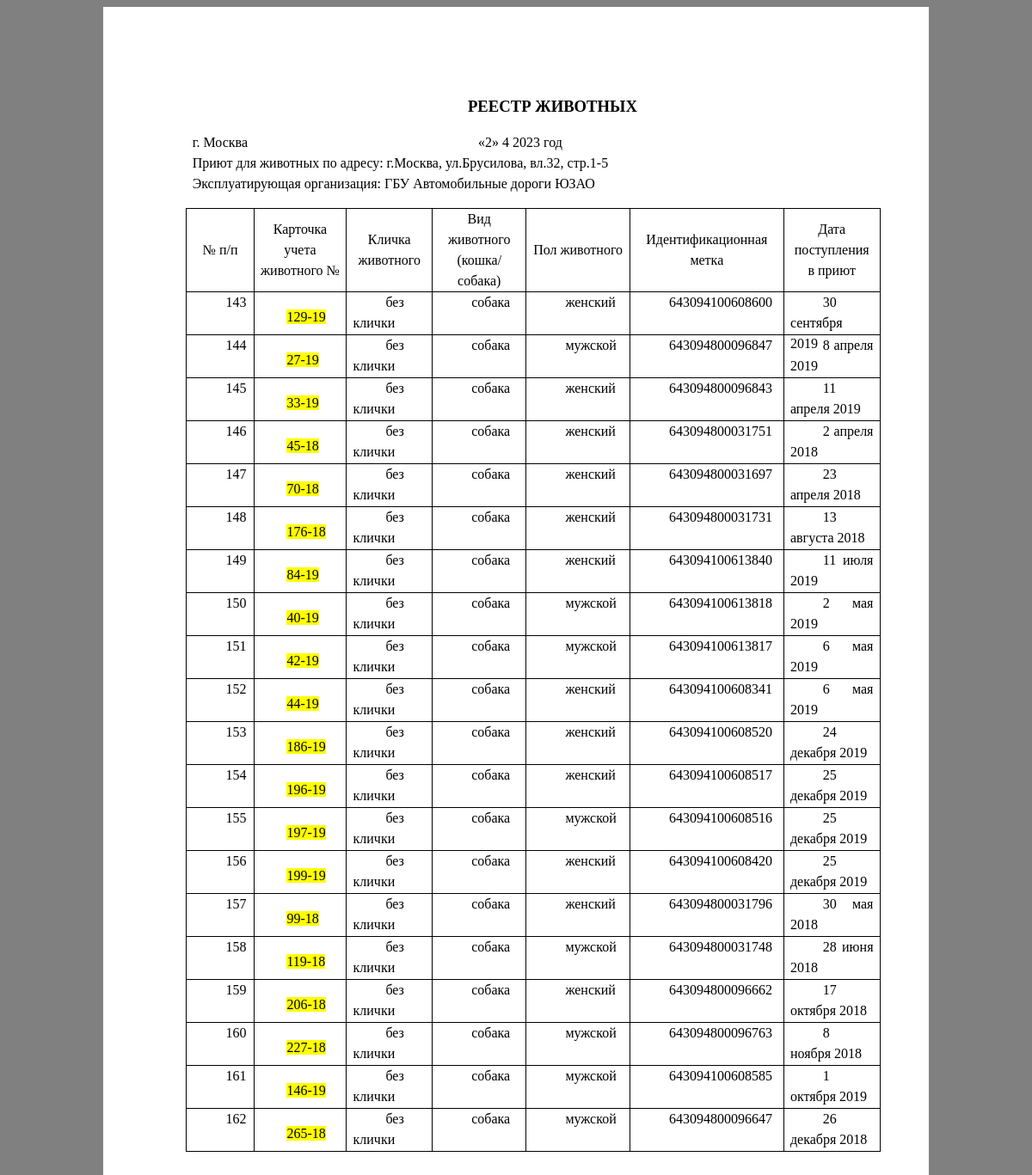
/pril4_for_brus.php, run on the app's committed database.
### pril4_for_brus.php (the view, shortened to what this page needs)
<html>
<?php
require_once('ConnectDB.php');
$sql = "SELECT * FROM `TABLE 1` WHERE `адрес приюта` LIKE '%Брусилова%' ";
$result = mysqli_query($connect, $sql);
?>
<head>
</head>
<body style="background-color:gray;">
	<div class="c24" style="width:800; height:1331; background-color:white;   margin: auto;">
		<p class="c22"><span class="c23">РЕЕСТР ЖИВОТНЫХ</span></p>
		<p class="c16" id="h.gjdgxs"><span class="c9"></span></p>
		<p class="c10"><span class="c3">г. Москва
		<?php
		$today = getdate();
		echo "«",$today['mday'],"»        ",$today['mon'],"       ",$today['year'],"  год";?></span></p>
		<p class="c10"><span class="c3"><?php
		echo	"Приют для животных по адресу: г.Москва, ул.Брусилова, вл.32, стр.1-5" ?></span></p>
		<p class="c10"><span class="c3"><?php
		echo "Эксплуатирующая организация: ГБУ Автомобильные дороги ЮЗАО" ?></span></p>
		<p class="c0"><span class="c3"></span></p><a id="t.43100d12c1eff6a5d3b3e8719d279bee0baf432d"></a><a id="t.0"></a>
		<table class="c5">
			<tbody>
				<tr class="c21">
					<td class="c15" colspan="1" rowspan="1">
						<p class="c14"><span class="c3">№ п/п</span></p>
					</td>
					<td class="c18" colspan="1" rowspan="1">
						<p class="c14"><span>Карточка учета животного №</span></p>
					</td>
					<td class="c20" colspan="1" rowspan="1">
						<p class="c14"><span class="c3">Кличка животного</span></p>
					</td>
					<td class="c17" colspan="1" rowspan="1">
						<p class="c14"><span class="c3">Вид животного (кошка/собака)</span></p>
					</td>
					<td class="c20" colspan="1" rowspan="1">
						<p class="c14"><span class="c3">Пол животного</span></p>
					</td>
					<td class="c19" colspan="1" rowspan="1">
						<p class="c14"><span class="c3">Идентификационная метка</span></p>
					</td>
					<td class="c20" colspan="1" rowspan="1">
						<p class="c14"><span class="c3">Дата поступления</span></p>
						<p class="c14"><span class="c3">в приют</span></p>
					</td>
				</tr>
				<?php while($row = mysqli_fetch_assoc($result)) {?>
				<tr class="c12">
					<td class="c13" colspan="1" rowspan="1">
						<p class="c0"><span class="c3"><?php echo $row['п/п']; ?></span></p>
					</td>
					<td class="c1" colspan="1" rowspan="1">
						<p class="c0"><span class="c3 c11"><?php echo $row['карточка учета животного №']; ?></span><p>
					</td>
					<td class="c8" colspan="1" rowspan="1">
						<p class="c0"><span class="c3"><?php echo $row['кличка']; ?></span></p>
					</td>
					<td class="c4" colspan="1" rowspan="1">
						<p class="c0"><span class="c3"></span><?php echo $row['вид']; ?></p>
					</td>
					<td class="c8" colspan="1" rowspan="1">
						<p class="c0"><span class="c3"></span><?php echo $row['пол']; ?></p>
					</td>
					<td class="c8" height = 50pt colspan="1" rowspan="1">
						<p class="c0"><span class="c3"></span><?php echo $row['идентификационная метка']; ?></p>
					</td>
					<td class="c8" colspan="1" rowspan="1">
						<p class="c0"><span class="c3"></span><?php echo $row['дата поступления в приют']; ?></p>
					</td>
				<?php } ?>
			</tbody>
		</table>
		<p class="c25"><span class="c9"></span></p>
	</div>
</body>
</html>

### data on the page
table 1: value "143", value "129-19", кличка "без клички", вид "собака", пол "женский", идентификационная метка "643094100608600", дата поступления в приют "30 сентября 2019"
table 1: value "144", value "27-19", кличка "без клички", вид "собака", пол "мужской", идентификационная метка "643094800096847", дата поступления в приют "8 апреля 2019"
table 1: value "145", value "33-19", кличка "без клички", вид "собака", пол "женский", идентификационная метка "643094800096843", дата поступления в приют "11 апреля 2019"
table 1: value "146", value "45-18", кличка "без клички", вид "собака", пол "женский", идентификационная метка "643094800031751", дата поступления в приют "2 апреля 2018"
table 1: value "147", value "70-18", кличка "без клички", вид "собака", пол "женский", идентификационная метка "643094800031697", дата поступления в приют "23 апреля 2018"
table 1: value "148", value "176-18", кличка "без клички", вид "собака", пол "женский", идентификационная метка "643094800031731", дата поступления в приют "13 августа 2018"
table 1: value "149", value "84-19", кличка "без клички", вид "собака", пол "женский", идентификационная метка "643094100613840", дата поступления в приют "11 июля 2019"
table 1: value "150", value "40-19", кличка "без клички", вид "собака", пол "мужской", идентификационная метка "643094100613818", дата поступления в приют "2 мая 2019"
table 1: value "151", value "42-19", кличка "без клички", вид "собака", пол "мужской", идентификационная метка "643094100613817", дата поступления в приют "6 мая 2019"
table 1: value "152", value "44-19", кличка "без клички", вид "собака", пол "женский", идентификационная метка "643094100608341", дата поступления в приют "6 мая 2019"
table 1: value "153", value "186-19", кличка "без клички", вид "собака", пол "женский", идентификационная метка "643094100608520", дата поступления в приют "24 декабря 2019"
table 1: value "154", value "196-19", кличка "без клички", вид "собака", пол "женский", идентификационная метка "643094100608517", дата поступления в приют "25 декабря 2019"
table 1: value "155", value "197-19", кличка "без клички", вид "собака", пол "мужской", идентификационная метка "643094100608516", дата поступления в приют "25 декабря 2019"
table 1: value "156", value "199-19", кличка "без клички", вид "собака", пол "женский", идентификационная метка "643094100608420", дата поступления в приют "25 декабря 2019"
table 1: value "157", value "99-18", кличка "без клички", вид "собака", пол "женский", идентификационная метка "643094800031796", дата поступления в приют "30 мая 2018"
table 1: value "158", value "119-18", кличка "без клички", вид "собака", пол "мужской", идентификационная метка "643094800031748", дата поступления в приют "28 июня 2018"
table 1: value "159", value "206-18", кличка "без клички", вид "собака", пол "женский", идентификационная метка "643094800096662", дата поступления в приют "17 октября 2018"
table 1: value "160", value "227-18", кличка "без клички", вид "собака", пол "мужской", идентификационная метка "643094800096763", дата поступления в приют "8 ноября 2018"
table 1: value "161", value "146-19", кличка "без клички", вид "собака", пол "мужской", идентификационная метка "643094100608585", дата поступления в приют "1 октября 2019"
table 1: value "162", value "265-18", кличка "без клички", вид "собака", пол "мужской", идентификационная метка "643094800096647", дата поступления в приют "26 декабря 2018"

### other printed values
$today['mday'] "2"
$today['mon'] "4"
$today['year'] "2023"
